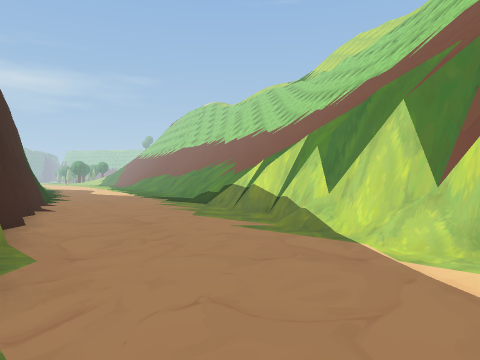
View 1 (above)

16 first-person views from a walk through a Unity game level. The camera is 1.4 m above the floor, looks level and sees 70° across. The floor is counted in squares, 2 m on a side. Each view is taken from the middle of a square. On the plan, view 1 faces up. The plan holds only what a view shows up to about 11 squares ahead; the rest is blank. The place goes on beyond the plan. Some trees and plants on the terrain are drawn as simple stand-ins. The player is left out. Some surface patterns are stand-ins.

View 2
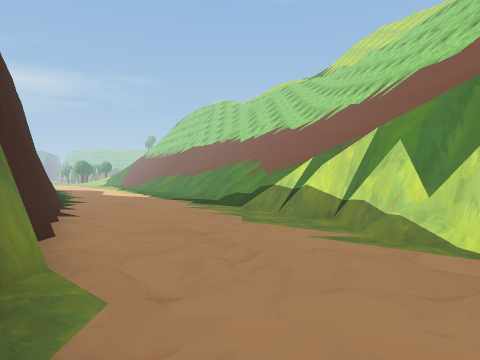

View 3
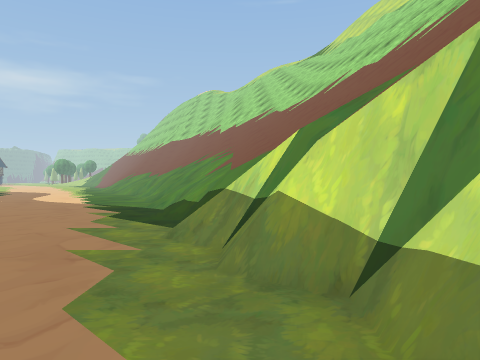

View 4
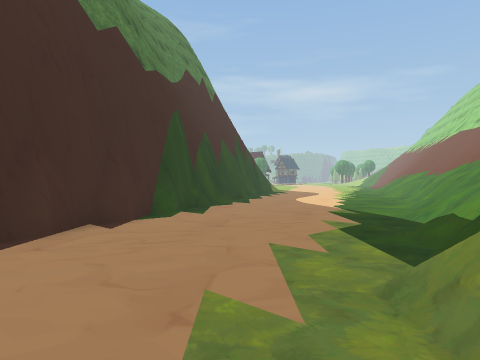

View 5
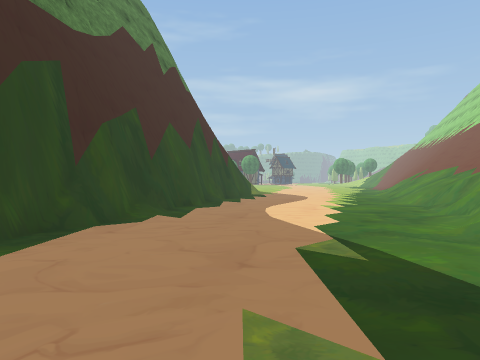

View 6
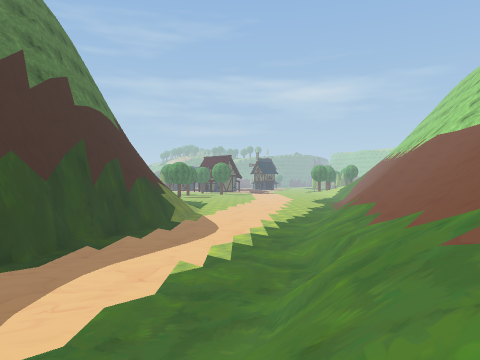

View 7
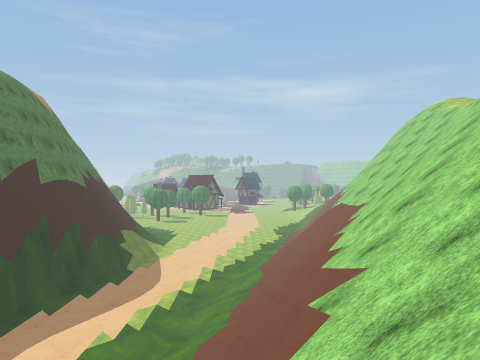

View 8
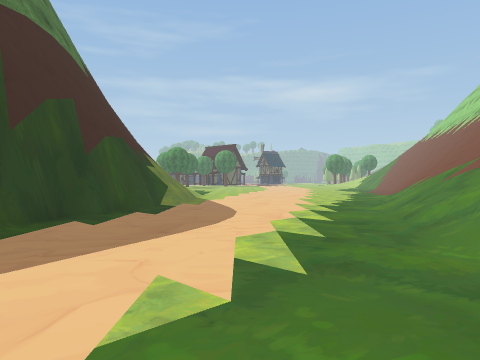

View 9
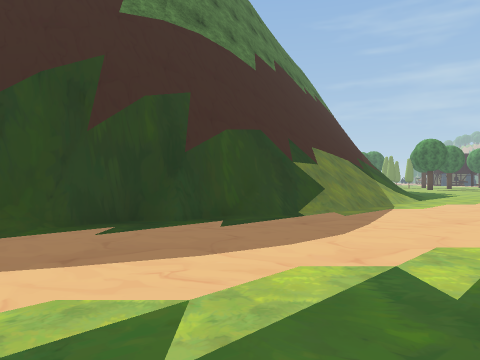

View 10
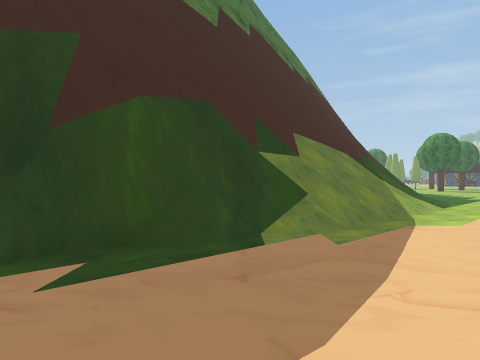

View 11
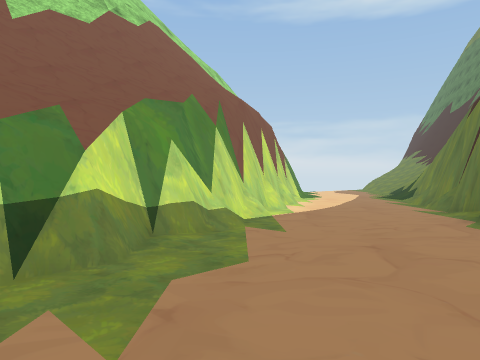

View 12
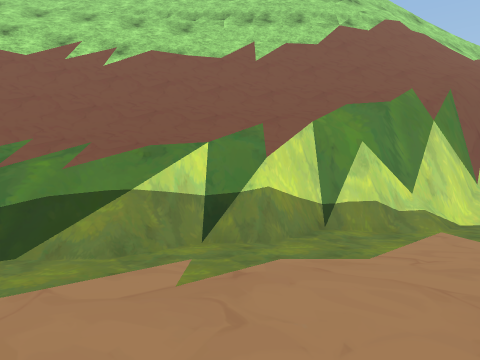

View 13
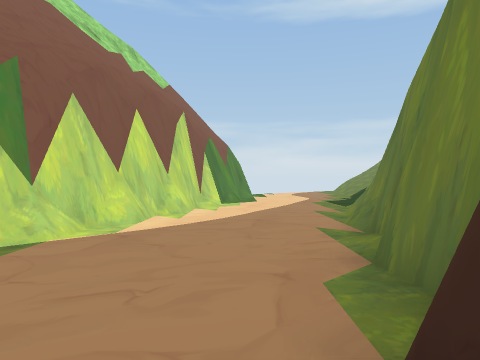

View 14
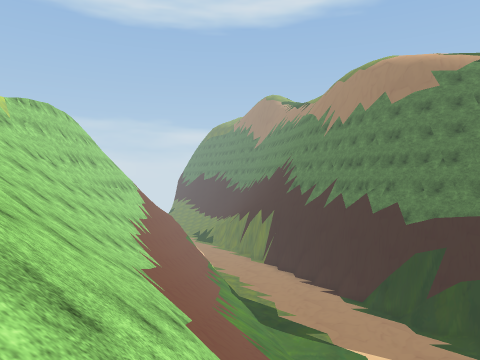

View 15
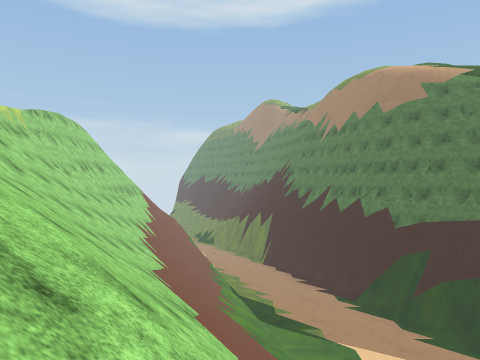

View 16
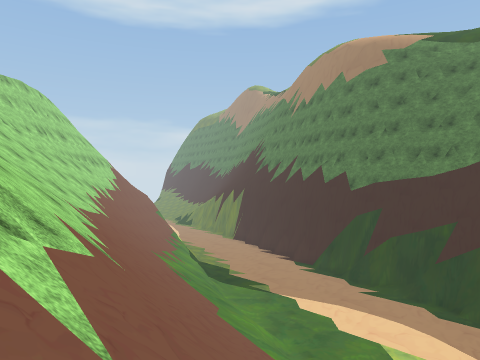

### Floor plan
Key: @ floor where view 1 was taken; # wall or solid block; . floor; / step, stairs or slope; = window, fence, low wall or low ledge; v drop or lower ground.
Columns run from 20 left of view 1 to 7 right of it. Each row starts with its distance up from view 1.
 27 /=//.... ...// /// /
 26 ###//.......//////////
 25   ##//.......//////=//
 24    ###/......//////=//
 23     ###/....../////////
 22       ##....../////=///
 21        ##......=////#///
 20         #.......=////////
 19         ##....../////////
 18          #.......=////////
 17          ##......//////////
 16           #....../////////=
 15           ##....../////////
 14            ##...../////////
 13             #......////////
 12             ##.....///////#
 11              #.....=//////#
 10              ##....=//////#
  9               #..../#/////#
  8               ##....#////##
  7                #.....#///#
  6                ##....##//#
  5                 #.....#//##
  4                 ##....#//###
  3                  #....##/==#
  2                  ##....#v==#
  1                   #....### #
  0                   ##@...##
 -1                    ##....#
 -2                     #....#
 -3                     #=...
 -4                       ..
 -5                       =

Where each view was taken, in squares from view 1:
view 1: 0 up, 0 right, facing up
view 2: 1 up, 1 left, facing up
view 3: 5 up, 0 right, facing up
view 4: 7 up, 0 right, facing up-left
view 5: 11 up, 2 left, facing up-left
view 6: 15 up, 1 left, facing up-left
view 7: 15 up, 3 right, facing up-left
view 8: 18 up, 5 left, facing up-left
view 9: 22 up, 6 left, facing left
view 10: 23 up, 9 left, facing left
view 11: 9 up, 3 left, facing down-right
view 12: 8 up, 4 left, facing right
view 13: 5 up, 3 left, facing down-right
view 14: 26 up, 1 left, facing down
view 15: 27 up, 1 left, facing down
view 16: 27 up, 3 left, facing down
